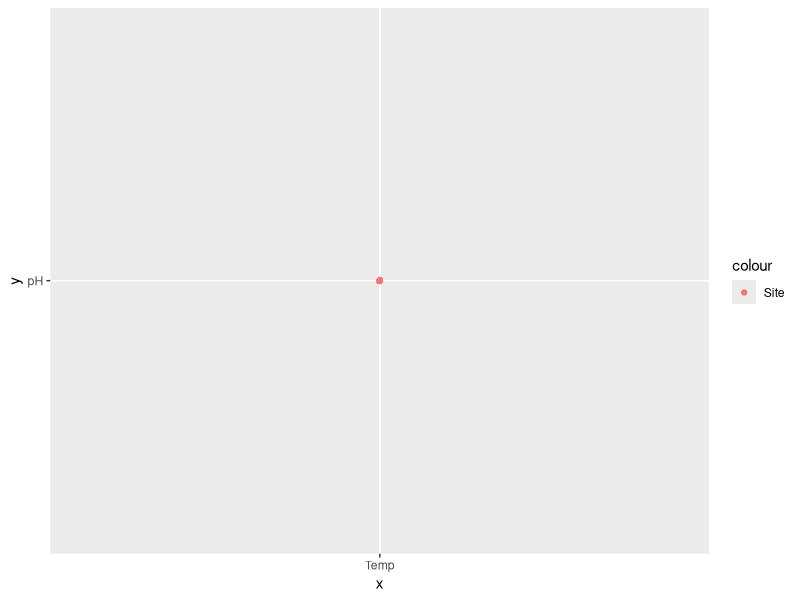

The R source for this figure:
## ---- chunk 1
knitr::opts_chunk$set(echo = FALSE)
## ---- chunk 2
library(readxl)
data <- read_excel("Data/WaterShed Combined Data.xlsx")
## ---- chunk 3
library(ggplot2)
p <- ggplot(data,aes(x = "Temp" , y = "pH" , color = "Site")) + geom_point()

p
